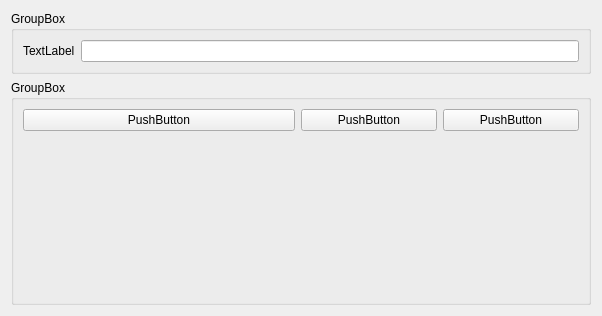
<?xml version="1.0" encoding="UTF-8"?>
<ui version="4.0">
 <class>Widget</class>
 <widget class="QWidget" name="Widget">
  <property name="geometry">
   <rect>
    <x>0</x>
    <y>0</y>
    <width>602</width>
    <height>316</height>
   </rect>
  </property>
  <property name="windowTitle">
   <string>Widget</string>
  </property>
  <layout class="QVBoxLayout" name="verticalLayout_2">
   <item>
    <widget class="QGroupBox" name="groupBox">
     <property name="title">
      <string>GroupBox</string>
     </property>
     <layout class="QHBoxLayout" name="horizontalLayout">
      <item>
       <widget class="QLabel" name="label">
        <property name="sizePolicy">
         <sizepolicy hsizetype="Preferred" vsizetype="Preferred">
          <horstretch>0</horstretch>
          <verstretch>0</verstretch>
         </sizepolicy>
        </property>
        <property name="text">
         <string>TextLabel</string>
        </property>
       </widget>
      </item>
      <item>
       <widget class="QLineEdit" name="lineEdit"/>
      </item>
     </layout>
    </widget>
   </item>
   <item>
    <widget class="QGroupBox" name="groupBox_2">
     <property name="title">
      <string>GroupBox</string>
     </property>
     <layout class="QVBoxLayout" name="verticalLayout">
      <item>
       <layout class="QHBoxLayout" name="horizontalLayout_2">
        <item>
         <widget class="QPushButton" name="pushButton">
          <property name="sizePolicy">
           <sizepolicy hsizetype="Minimum" vsizetype="Fixed">
            <horstretch>2</horstretch>
            <verstretch>0</verstretch>
           </sizepolicy>
          </property>
          <property name="text">
           <string>PushButton</string>
          </property>
         </widget>
        </item>
        <item>
         <widget class="QPushButton" name="pushButton_2">
          <property name="sizePolicy">
           <sizepolicy hsizetype="Minimum" vsizetype="Fixed">
            <horstretch>1</horstretch>
            <verstretch>0</verstretch>
           </sizepolicy>
          </property>
          <property name="text">
           <string>PushButton</string>
          </property>
         </widget>
        </item>
        <item>
         <widget class="QPushButton" name="pushButton_3">
          <property name="sizePolicy">
           <sizepolicy hsizetype="Minimum" vsizetype="Fixed">
            <horstretch>1</horstretch>
            <verstretch>0</verstretch>
           </sizepolicy>
          </property>
          <property name="text">
           <string>PushButton</string>
          </property>
         </widget>
        </item>
       </layout>
      </item>
      <item>
       <spacer name="verticalSpacer">
        <property name="orientation">
         <enum>Qt::Vertical</enum>
        </property>
        <property name="sizeHint" stdset="0">
         <size>
          <width>20</width>
          <height>172</height>
         </size>
        </property>
       </spacer>
      </item>
     </layout>
    </widget>
   </item>
  </layout>
 </widget>
 <resources/>
 <connections/>
</ui>
